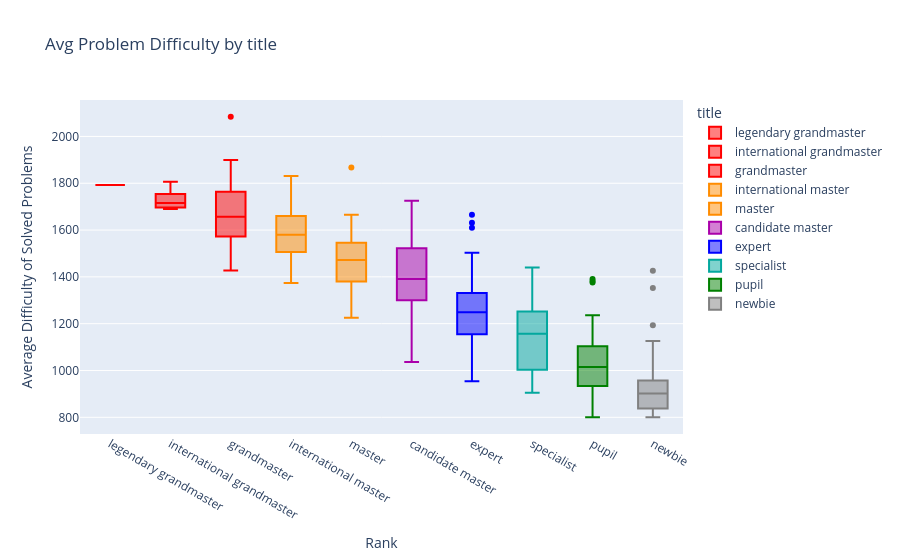

The notebook cell saved with this chart:
### Code cell
# Colored BoxPlot (on the basis of rank) y -> avg_difficulty x -> rank/title using plotly express

fig = px.box(
    df,
    x="title",
    y="avg_difficulty",
    title="Avg Problem Difficulty by title",
    color="title",
    color_discrete_map=CF_COLOURS
)

fig.update_layout(
    xaxis_title="Rank",
    yaxis_title="Average Difficulty of Solved Problems",
    hovermode="x unified",
)

fig.show()

### Figure 1 — Plotly figure (JSON) as saved in the notebook; plotly's stock layout.template omitted (floating-point values rounded to 4 significant figures)
{"data": [{"alignmentgroup": "True", "hovertemplate": "title=%{x}<br>avg_difficulty=%{y}<extra></extra>", "legendgroup": "legendary grandmaster", "marker": {"color": "#FF0000"}, "name": "legendary grandmaster", "notched": false, "offsetgroup": "legendary grandmaster", "orientation": "v", "showlegend": true, "type": "box", "x": ["legendary grandmaster"], "x0": " ", "xaxis": "x", "y": [1792.0], "y0": " ", "yaxis": "y"}, {"alignmentgroup": "True", "hovertemplate": "title=%{x}<br>avg_difficulty=%{y}<extra></extra>", "legendgroup": "international grandmaster", "marker": {"color": "#FF0000"}, "name": "international grandmaster", "notched": false, "offsetgroup": "international grandmaster", "orientation": "v", "showlegend": true, "type": "box", "x": ["international grandmaster", "international grandmaster", "international grandmaster", "international grandmaster", "international grandmaster"], "x0": " ", "xaxis": "x", "y": [1716.0, 1806.0, 1698.0, 1690.0, 1736.0], "y0": " ", "yaxis": "y"}, {"alignmentgroup": "True", "hovertemplate": "title=%{x}<br>avg_difficulty=%{y}<extra></extra>", "legendgroup": "grandmaster", "marker": {"color": "#FF0000"}, "name": "grandmaster", "notched": false, "offsetgroup": "grandmaster", "orientation": "v", "showlegend": true, "type": "box", "x": ["grandmaster", "grandmaster", "grandmaster", "grandmaster", "grandmaster", "grandmaster", "grandmaster", "grandmaster", "grandmaster", "grandmaster", "grandmaster", "grandmaster", "grandmaster", "grandmaster", "grandmaster", "grandmaster", "grandmaster", "grandmaster", "grandmaster", "grandmaster", "grandmaster", "grandmaster", "grandmaster", "grandmaster", "grandmaster", "grandmaster", "grandmaster", "grandmaster", "grandmaster", "grandmaster", "grandmaster"], "x0": " ", "xaxis": "x", "y": [1546.0, 1457.0, 1855.0, 1772.0, 1638.0, 1681.0, 1899.0, 1588.0, 1635.0, 1706.0, 1896.0, 1567.0, 2084.0, 1667.0, 1523.0, 1704.0, 1647.0, 1739.0, 1842.0, 1435.0, 1703.0, 1689.0, 1635.0, 1651.0, 1543.0, 1890.0, 1428.0, 1899.0, 1443.0, 1656.0, 1642.0], "y0": " ", "yaxis": "y"}, {"alignmentgroup": "True", "hovertemplate": "title=%{x}<br>avg_difficulty=%{y}<extra></extra>", "legendgroup": "international master", "marker": {"color": "#FF8C00"}, "name": "international master", "notched": false, "offsetgroup": "international master", "orientation": "v", "showlegend": true, "type": "box", "x": ["international master", "international master", "international master", "international master", "international master", "international master", "international master", "international master", "international master", "international master", "international master", "international master", "international master", "international master", "international master", "international master", "international master", "international master", "international master", "international master", "international master", "international master", "international master", "international master", "international master", "international master", "international master", "international master", "international master", "international master", "international master", "international master"], "x0": " ", "xaxis": "x", "y": [1579.0, 1624.0, 1485.0, 1526.0, 1475.0, 1729.0, 1595.0, 1499.0, 1374.0, 1566.0, 1646.0, 1632.0, 1580.0, 1541.0, 1831.0, 1542.0, 1454.0, 1482.0, 1534.0, 1474.0, 1717.0, 1808.0, 1410.0, 1621.0, 1707.0, 1676.0, 1720.0, 1528.0, 1625.0, 1755.0, 1602.0, 1513.0], "y0": " ", "yaxis": "y"}, {"alignmentgroup": "True", "hovertemplate": "title=%{x}<br>avg_difficulty=%{y}<extra></extra>", "legendgroup": "master", "marker": {"color": "#FF8C00"}, "name": "master", "notched": false, "offsetgroup": "master", "orientation": "v", "showlegend": true, "type": "box", "x": ["master", "master", "master", "master", "master", "master", "master", "master", "master", "master", "master", "master", "master", "master", "master", "master", "master", "master", "master", "master", "master", "master", "master", "master", "master", "master", "master", "master", "master", "master", "master", "master", "master", "master", "master", "master", "master", "master", "master", "master", "master", "master", "master", "master", "master", "master", "master", "master", "master", "master"], "x0": " ", "xaxis": "x", "y": [1390.0, 1514.0, 1538.0, 1867.0, 1479.0, 1475.0, 1413.0, 1470.0, 1337.0, 1267.0, 1503.0, 1391.0, 1522.0, 1582.0, 1368.0, 1414.0, 1225.0, 1473.0, 1665.0, 1489.0, 1473.0, 1307.0, 1424.0, 1558.0, 1592.0, 1269.0, 1452.0, 1546.0, 1447.0, 1247.0, 1391.0, 1558.0, 1238.0, 1488.0, 1482.0, 1382.0, 1280.0, 1515.0, 1546.0, 1658.0, 1615.0, 1635.0, 1338.0, 1471.0, 1584.0, 1384.0, 1285.0, 1380.0, 1262.0, 1570.0], "y0": " ", "yaxis": "y"}, {"alignmentgroup": "True", "hovertemplate": "title=%{x}<br>avg_difficulty=%{y}<extra></extra>", "legendgroup": "candidate master", "marker": {"color": "#AA00AA"}, "name": "candidate master", "notched": false, "offsetgroup": "candidate master", "orientation": "v", "showlegend": true, "type": "box", "x": ["candidate master", "candidate master", "candidate master", "candidate master", "candidate master", "candidate master", "candidate master", "candidate master", "candidate master", "candidate master", "candidate master", "candidate master", "candidate master", "candidate master", "candidate master", "candidate master", "candidate master", "candidate master", "candidate master", "candidate master", "candidate master", "candidate master", "candidate master", "candidate master", "candidate master", "candidate master", "candidate master", "candidate master", "candidate master", "candidate master", "candidate master", "candidate master", "candidate master", "candidate master", "candidate master", "candidate master", "candidate master", "candidate master", "candidate master", "candidate master", "candidate master", "candidate master", "candidate master", "candidate master", "candidate master", "candidate master", "candidate master", "candidate master", "candidate master", "candidate master"], "x0": " ", "xaxis": "x", "y": [1572.0, 1711.0, 1430.0, 1533.0, 1446.0, 1419.0, 1036.0, 1319.0, 1586.0, 1637.0, 1380.0, 1380.0, 1540.0, 1451.0, 1725.0, 1358.0, 1375.0, 1265.0, 1512.0, 1344.0, 1509.0, 1359.0, 1277.0, 1523.0, 1253.0, 1379.0, 1445.0, 1263.0, 1539.0, 1226.0, 1233.0, 1166.0, 1629.0, 1556.0, 1402.0, 1073.0, 1626.0, 1188.0, 1308.0, 1610.0, 1301.0, 1371.0, 1412.0, 1318.0, 1441.0, 1491.0, 1170.0, 1303.0, 1114.0, 1425.0], "y0": " ", "yaxis": "y"}, {"alignmentgroup": "True", "hovertemplate": "title=%{x}<br>avg_difficulty=%{y}<extra></extra>", "legendgroup": "expert", "marker": {"color": "#0000FF"}, "name": "expert", "notched": false, "offsetgroup": "expert", "orientation": "v", "showlegend": true, "type": "box", "x": ["expert", "expert", "expert", "expert", "expert", "expert", "expert", "expert", "expert", "expert", "expert", "expert", "expert", "expert", "expert", "expert", "expert", "expert", "expert", "expert", "expert", "expert", "expert", "expert", "expert", "expert", "expert", "expert", "expert", "expert", "expert", "expert", "expert", "expert", "expert", "expert", "expert", "expert", "expert", "expert", "expert", "expert", "expert", "expert", "expert", "expert", "expert", "expert", "expert", "expert"], "x0": " ", "xaxis": "x", "y": [1397.0, 1332.0, 1297.0, 1610.0, 1149.0, 1260.0, 1358.0, 1447.0, 1287.0, 1503.0, 1666.0, 1418.0, 1189.0, 1006.0, 1303.0, 1631.0, 1107.0, 1448.0, 1237.0, 1230.0, 1211.0, 1324.0, 1429.0, 1297.0, 1248.0, 1273.0, 1074.0, 1248.0, 1249.0, 1218.0, 1147.0, 1230.0, 1072.0, 1259.0, 1099.0, 1127.0, 1125.0, 953.6, 1169.0, 1204.0, 1164.0, 1223.0, 1234.0, 1339.0, 1145.0, 1288.0, 1306.0, 1155.0, 1027.0, 1346.0], "y0": " ", "yaxis": "y"}, {"alignmentgroup": "True", "hovertemplate": "title=%{x}<br>avg_difficulty=%{y}<extra></extra>", "legendgroup": "specialist", "marker": {"color": "#03A89E"}, "name": "specialist", "notched": false, "offsetgroup": "specialist", "orientation": "v", "showlegend": true, "type": "box", "x": ["specialist", "specialist", "specialist", "specialist", "specialist", "specialist", "specialist", "specialist", "specialist", "specialist", "specialist", "specialist", "specialist", "specialist", "specialist", "specialist", "specialist", "specialist", "specialist", "specialist", "specialist", "specialist", "specialist", "specialist", "specialist", "specialist", "specialist", "specialist", "specialist", "specialist", "specialist", "specialist", "specialist", "specialist", "specialist", "specialist", "specialist", "specialist", "specialist", "specialist", "specialist", "specialist", "specialist", "specialist", "specialist", "specialist", "specialist", "specialist", "specialist", "specialist"], "x0": " ", "xaxis": "x", "y": [1139.0, 1252.0, 1302.0, 1332.0, 1075.0, 1304.0, 1215.0, 1249.0, 1183.0, 1244.0, 1373.0, 1238.0, 1281.0, 1440.0, 1265.0, 1194.0, 1306.0, 1269.0, 1152.0, 1184.0, 1072.0, 1141.0, 974.3, 908.3, 1102.0, 1112.0, 1188.0, 905.1, 1303.0, 943.8, 1003.0, 910.4, 951.1, 1103.0, 1022.0, 1161.0, 1193.0, 974.0, 1335.0, 1019.0, 1016.0, 943.6, 1083.0, 971.4, 1000.0, 1168.0, 1263.0, 981.7, 1202.0, 963.6], "y0": " ", "yaxis": "y"}, {"alignmentgroup": "True", "hovertemplate": "title=%{x}<br>avg_difficulty=%{y}<extra></extra>", "legendgroup": "pupil", "marker": {"color": "#008000"}, "name": "pupil", "notched": false, "offsetgroup": "pupil", "orientation": "v", "showlegend": true, "type": "box", "x": ["pupil", "pupil", "pupil", "pupil", "pupil", "pupil", "pupil", "pupil", "pupil", "pupil", "pupil", "pupil", "pupil", "pupil", "pupil", "pupil", "pupil", "pupil", "pupil", "pupil", "pupil", "pupil", "pupil", "pupil", "pupil", "pupil", "pupil", "pupil", "pupil", "pupil", "pupil", "pupil", "pupil", "pupil", "pupil", "pupil", "pupil", "pupil", "pupil", "pupil", "pupil", "pupil", "pupil", "pupil", "pupil", "pupil", "pupil", "pupil", "pupil", "pupil"], "x0": " ", "xaxis": "x", "y": [1125.0, 1005.0, 1006.0, 1376.0, 866.7, 1133.0, 995.9, 1103.0, 1048.0, 1023.0, 1194.0, 844.2, 981.3, 1030.0, 1069.0, 1024.0, 961.1, 981.3, 1158.0, 1209.0, 1128.0, 908.2, 1391.0, 957.7, 1214.0, 1108.0, 1236.0, 1067.0, 909.4, 964.9, 938.3, 800.0, 916.3, 1094.0, 1382.0, 885.4, 1060.0, 890.5, 862.5, 800.0, 1030.0, 1037.0, 1028.0, 947.6, 884.8, 1006.0, 933.3, 883.8, 1003.0, 1085.0], "y0": " ", "yaxis": "y"}, {"alignmentgroup": "True", "hovertemplate": "title=%{x}<br>avg_difficulty=%{y}<extra></extra>", "legendgroup": "newbie", "marker": {"color": "#808080"}, "name": "newbie", "notched": false, "offsetgroup": "newbie", "orientation": "v", "showlegend": true, "type": "box", "x": ["newbie", "newbie", "newbie", "newbie", "newbie", "newbie", "newbie", "newbie", "newbie", "newbie", "newbie", "newbie", "newbie", "newbie", "newbie", "newbie", "newbie", "newbie", "newbie", "newbie", "newbie", "newbie", "newbie", "newbie", "newbie", "newbie", "newbie", "newbie", "newbie", "newbie", "newbie", "newbie", "newbie", "newbie", "newbie", "newbie", "newbie", "newbie", "newbie", "newbie", "newbie", "newbie", "newbie", "newbie", "newbie", "newbie", "newbie", "newbie", "newbie", "newbie"], "x0": " ", "xaxis": "x", "y": [928.6, 932.9, 990.2, 987.0, 800.0, 1126.0, 925.3, 912.5, 914.8, 876.4, 878.6, 890.5, 915.9, 872.7, 1353.0, 807.7, 940.2, 1098.0, 1025.0, 800.0, 921.6, 1101.0, 850.0, 837.1, 828.4, 853.8, 1193.0, 924.3, 967.9, 957.3, 821.1, 1098.0, 800.0, 871.4, 800.0, 864.7, 850.0, 843.8, 933.3, 828.6, 850.0, 926.5, 800.0, 800.0, 1426.0, 978.3, 864.7, 825.0, 800.0, 916.7], "y0": " ", "yaxis": "y"}], "layout": {"boxmode": "overlay", "hovermode": "x unified", "legend": {"title": {"text": "title"}, "tracegroupgap": 0}, "title": {"text": "Avg Problem Difficulty by title"}, "xaxis": {"anchor": "y", "categoryarray": ["legendary grandmaster", "international grandmaster", "grandmaster", "international master", "master", "candidate master", "expert", "specialist", "pupil", "newbie"], "categoryorder": "array", "domain": [0, 1], "title": {"text": "Rank"}}, "yaxis": {"anchor": "x", "domain": [0, 1], "title": {"text": "Average Difficulty of Solved Problems"}}}}
